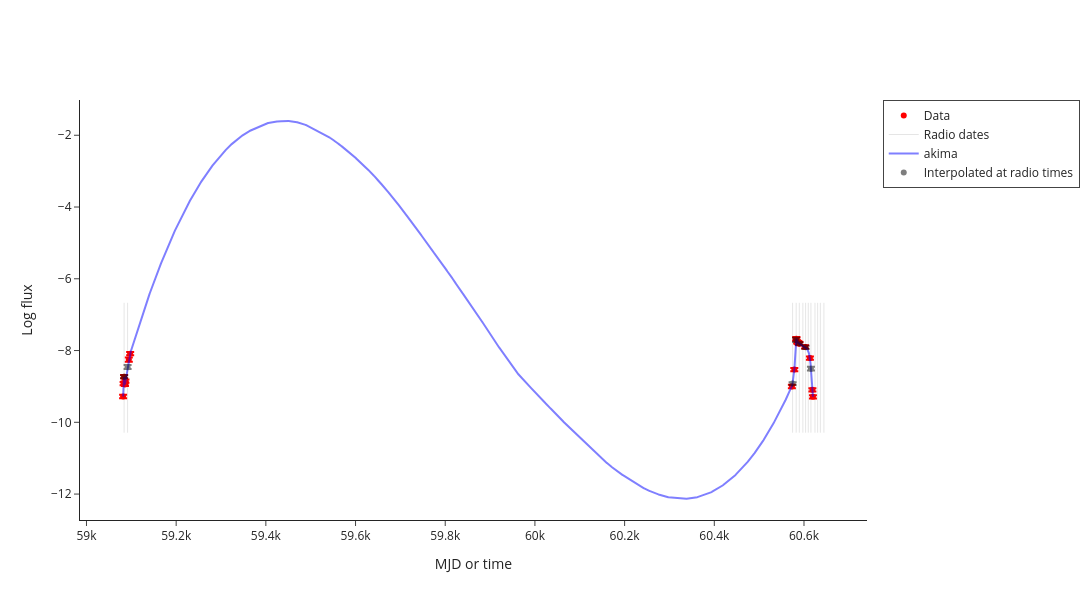

The cell this chart's notebook holds for it:
### Markdown cell above
# Interpolation

### Code cell
interpolated_data = make_interpolated_Lr_Lx_df(radio_df, xray_df, source_df, plotly=True)

### Figure 1 — Plotly figure (JSON) as saved in the notebook; plotly's stock layout.template omitted (floating-point values rounded to 4 significant figures; data arrays with more than 128 entries replaced by an {"elided": "..."} marker saying what was removed)
{"data": [{"error_y": {"array": [0.04647, 0.04601, 0.04591, 0.04591, 0.04591, 0.04593, 0.05948, 0.04586, 0.04638, 0.04609, 0.04594, 0.04577, 0.04587, 0.04593, 0.0458, 0.04585, 0.04581, 0.04584, 0.04606, 0.04671], "type": "data", "visible": true}, "marker": {"color": "red"}, "mode": "markers", "name": "Data", "type": "scatter", "x": [59080.0, 59080.0, 59080.0, 59080.0, 59090.0, 59090.0, 59090.0, 59100.0, 60570.0, 60580.0, 60580.0, 60580.0, 60580.0, 60590.0, 60590.0, 60590.0, 60600.0, 60610.0, 60620.0, 60620.0], "y": [-9.28, -8.921, -8.73, -8.906, -8.945, -8.854, -8.251, -8.088, -9.002, -8.531, -7.679, -7.669, -7.76, -7.781, -7.8, -7.809, -7.899, -8.21, -9.095, -9.289]}, {"marker": {"color": "red", "symbol": "triangle-down"}, "mode": "markers", "name": "3-sigma upper limits", "type": "scatter", "x": [], "y": []}, {"line": {"color": "black", "dash": "solid", "width": 1}, "mode": "lines", "name": "Radio dates", "opacity": 0.1, "showlegend": true, "type": "scatter", "x": [59080.0, 59080.0], "y": [-10.29, -6.669]}, {"line": {"color": "black", "dash": "solid", "width": 1}, "mode": "lines", "opacity": 0.1, "showlegend": false, "type": "scatter", "x": [59090.0, 59090.0], "y": [-10.29, -6.669]}, {"line": {"color": "black", "dash": "solid", "width": 1}, "mode": "lines", "opacity": 0.1, "showlegend": false, "type": "scatter", "x": [60570.0, 60570.0], "y": [-10.29, -6.669]}, {"line": {"color": "black", "dash": "solid", "width": 1}, "mode": "lines", "opacity": 0.1, "showlegend": false, "type": "scatter", "x": [60580.0, 60580.0], "y": [-10.29, -6.669]}, {"line": {"color": "black", "dash": "solid", "width": 1}, "mode": "lines", "opacity": 0.1, "showlegend": false, "type": "scatter", "x": [60590.0, 60590.0], "y": [-10.29, -6.669]}, {"line": {"color": "black", "dash": "solid", "width": 1}, "mode": "lines", "opacity": 0.1, "showlegend": false, "type": "scatter", "x": [60600.0, 60600.0], "y": [-10.29, -6.669]}, {"line": {"color": "black", "dash": "solid", "width": 1}, "mode": "lines", "opacity": 0.1, "showlegend": false, "type": "scatter", "x": [60600.0, 60600.0], "y": [-10.29, -6.669]}, {"line": {"color": "black", "dash": "solid", "width": 1}, "mode": "lines", "opacity": 0.1, "showlegend": false, "type": "scatter", "x": [60610.0, 60610.0], "y": [-10.29, -6.669]}, {"line": {"color": "black", "dash": "solid", "width": 1}, "mode": "lines", "opacity": 0.1, "showlegend": false, "type": "scatter", "x": [60620.0, 60620.0], "y": [-10.29, -6.669]}, {"line": {"color": "black", "dash": "solid", "width": 1}, "mode": "lines", "opacity": 0.1, "showlegend": false, "type": "scatter", "x": [60620.0, 60620.0], "y": [-10.29, -6.669]}, {"line": {"color": "black", "dash": "solid", "width": 1}, "mode": "lines", "opacity": 0.1, "showlegend": false, "type": "scatter", "x": [60630.0, 60630.0], "y": [-10.29, -6.669]}, {"line": {"color": "black", "dash": "solid", "width": 1}, "mode": "lines", "opacity": 0.1, "showlegend": false, "type": "scatter", "x": [60640.0, 60640.0], "y": [-10.29, -6.669]}, {"line": {"color": "black", "dash": "solid", "width": 1}, "mode": "lines", "opacity": 0.1, "showlegend": false, "type": "scatter", "x": [60640.0, 60640.0], "y": [-10.29, -6.669]}, {"line": {"color": "blue", "dash": "solid"}, "mode": "lines", "name": "akima", "opacity": 0.5, "type": "scatter", "x": {"elided": "3076 float values"}, "y": {"elided": "3076 float values"}}, {"error_y": {"array": [0.04503, 0.06295, 0.03961, 0.05746, 0.03586, NaN, 0.04591, NaN, 0.05838, NaN, NaN, NaN, NaN], "arrayminus": [0.04465, 0.0509, 0.03979, 0.05949, 0.03528, NaN, 0.04728, NaN, 0.05089, NaN, NaN, NaN, NaN], "type": "data", "visible": true}, "marker": {"color": "black"}, "mode": "markers", "name": "Interpolated at radio times", "opacity": 0.5, "type": "scatter", "x": [59080.0, 59090.0, 60570.0, 60580.0, 60590.0, 60600.0, 60600.0, 60610.0, 60620.0, 60620.0, 60630.0, 60640.0, 60640.0], "y": [-8.731, -8.464, -8.92, -7.702, -7.807, NaN, -7.911, NaN, -8.508, NaN, NaN, NaN, NaN]}, {"marker": {"color": "black", "symbol": "triangle-down"}, "mode": "markers", "showlegend": false, "type": "scatter", "x": [], "y": []}], "layout": {"height": 600, "legend": {"borderwidth": 1}, "width": 1200, "xaxis": {"title": {"text": "MJD or time"}}, "yaxis": {"title": {"text": "Log flux"}}}}
